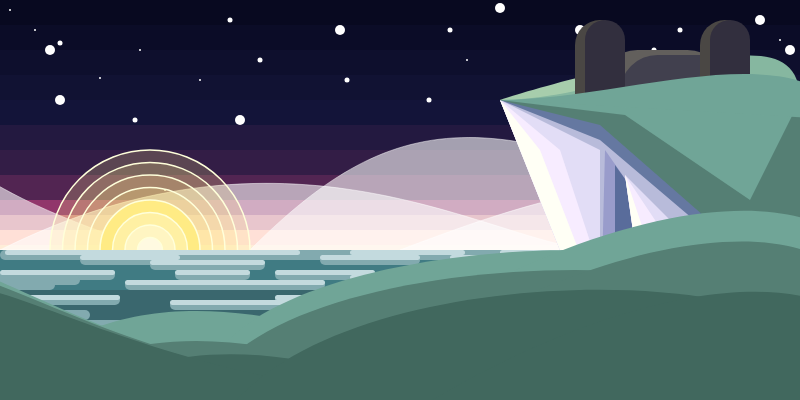
Frame 1 (no input)
Frame 60 (no input): identical to frame 1, image omitted
Frame 120 (the mouse pressed at the canvas centre since frame 60): identical to frame 1, image omitted

The p5.js sketch that drew this single still picture (run headless with seeded random() and noise() and a simulated clock; from frame 60 on, the mouse is pressed at the canvas centre):

// p5.js sketch
// ── sketch.js
function setup() {
    createCanvas(800, 400);
  }
  
  function draw() {
    background(0);
    sky();
    stars();
    clouds();
    sun();
    castle();
    middle();
    forground()
  }
  function clouds(){
    fill(255,150)
    strokeWeight(.5)
    bezier(-100,100,0,250,300,250,0,250)
    bezier(0,250,300,100,500,250,600,250)
    bezier(250,250,400,100,500,100,800,250)
    bezier(400,250,800,100,800,100,9000,250)
  }
  function stars(){
    stroke(255)
    strokeWeight(10)
    point(50,50)
    point(60, 100)
    point(790,50)
    point(340,30)
    point(240,120)
    point(500,8)
    point(760,20)
    point(580,30)
    strokeWeight(5)
    point(60,43)
    point(230,20)
    point(654,50)
    point(450,30)
    point(429,100)
    point(135,120)
    point(347,80)
    point(260,60)
    point(680,30)
    strokeWeight(2)
    point(100,78)
    point(140,50)
    point(467,60)
    point(200,80)
    point(10,10)
    point(165,190)
    point(35,30)
    point(780,40)
    point(680,30)
    
    
  }
  function forground(){
    fill(112,165,151)
    bezier(0,400,150,200,500,400,500,400)
    bezier(-30,400,-130,100,10,400,500,400)
    bezier(200,400,200,200,1000,200,800,400)
    bezier(300,400,700,100,1000,200,800,400)
    fill(85,127,116)
    bezier(0,430,150,230,500,430,500,430)
    bezier(-30,430,-130,100,10,400,500,400)
    bezier(200,420,200,220,1000,220,800,420)
    bezier(300,430,700,130,1000,230,800,440)
    fill(65,104,94)
    bezier(0,480,150,230,500,430,500,430)
    bezier(-30,480,-130,100,10,400,500,400)
    bezier(200,490,200,220,1000,250,800,420)
    bezier(300,490,700,180,1000,290,800,440)
  }
  function sun(){
    stroke(255,255,218)
    strokeWeight(1.5)
    fill(255,235,132,50)
    circle(150,250,200)
    fill(255,235,132,50)
    circle(150,250,175)
    fill(255,235,132,50)
    circle(150,250,150)
    fill(255,235,132,50)
    circle(150,250,125)
    //sun
    fill(255,235,132)
    circle(150,250,100)
    //
    fill(255,240,163)
    circle(150,250,75)
    //
    fill(255,245,194)
    circle(150,250,50)
    //
    fill(255,250,225)
    circle(150,250,25)
  }
  function castle(){
    noStroke();
    //forest
    fill(167,205,172)
    bezier(500,100,500,100,800,0,800,100)
    fill(134,183,160)
    bezier(500,100,625,100,800,0,800,100)
    //temple
    fill(98,95,92)
    rect(600,50,125,75,300,300,0,0)
    fill(65,64,78)
    rect(620,55,125,75,300,300,0,0)
    fill(74,71,68)
    rect(700,20,50,100,300,300,0,0)
    rect(575,20,50,100,300,300,0,0)
    fill(50,47,62)
    rect(710,20,40,100,300,300,0,0)
    rect(585,20,40,100,300,300,0,0)
    //back
    fill(184,187,218)
    quad(600,350,500,100,800,100,800,800)
    //shadows
    fill(153,156,203)
    quad(600,350,605,150,640,200,700,500)
    quad(700,350,700,150,800,200,800,500)
    fill(49,78,125,155)
    quad(615,350,615,165,640,200,700,500)
    quad(600,140,500,100,800,110,800,310)
    //highlights
    fill(226,221,246)
    quad(600,350,500,100,600,150,600,500)
    quad(650,350,625,175,700,250,700,500)
    fill(247,236,255)
    quad(600,350,500,100,560,150,675,500)
    quad(650,350,625,175,675,250,600,500)
    fill(255,255,245)
    quad(600,350,500,100,540,150,675,500)
    quad(650,350,625,175,650,250,600,500)
    //grass
    fill(85,127,116)
    quad(600,125,500,100,800,100,800,300)
    fill(112,165,151)
    quad(625,115,500,100,800,100,750,200)
    bezier(500,100,625,100,800,30,850,120)
   
  }
  function sky(){
    noStroke();
    //#080920
    fill(8,9,32)
    rect(0,0,800,25)
    //0B0C27
    fill(11,12,39)
    rect(0,25,800,25)
    //0E0F2D
    fill(14,15,45)
    rect(0,50,800,25)
    //111233
    fill(17,18,51)
    rect(0,75,800,25)
    //131439
    fill(19,20,57)
    rect(0,100,800,25)
    
    //231940
    fill(35,25,64)
    rect(0,125,800,25)
    //331D46
    fill(51,29,70)
    rect(0,150,800,25)
    //522552
    fill(82,37,82)
    rect(0,175,800,25)
    
    //91366B
    fill(145,54,107)
    rect(0,200,800,15)
    //C87585
    fill(200,117,133)
    rect(0,215,800,15)
    //FFB49E
    fill(255,180,158)
    rect(0,230,800,15)
    //FFD4A2
    fill(255,212,162)
    rect(0,245,800,5)
  }
  function middle(){
     noStroke();
    fill(64,123,131)
    rect(0,250, 800)
    fill(13,24,32)
    rect(0,390, 800,10)
    fill(19,34,42)
    rect(0,380, 800,10)
    fill(25,44,52)
    rect(0,360, 800,20)
    fill(36,64,71)
    rect(0,330, 800,30)
    fill(58,103,110)
    rect(0,290, 800,40)
    
    //water shine
    fill(130,170,175)
    rect(5,250, 100,10,20,20,20,20)
    rect(80,255, 100,10,20,20,20,20)
    rect(500,250, 250,10,20,20,20,20)
    rect(450,255, 250,10,20,20,20,20)
    rect(200,250, 100,10,20,20,20,20)
    rect(320,255, 100,10,20,20,20,20)
    rect(350,250, 115,10,20,20,20,20)
    rect(150,260, 115,10,20,20,20,20)
    rect(0,270, 115,10,20,20,20,20)
    rect(400,270, 300,10,20,20,20,20)
    rect(175,270, 75,10,20,20,20,20)
    rect(350,275, 75,10,20,20,20,20)
    rect(275,270, 100,10,20,20,20,20)
    rect(125,280, 200,10,20,20,20,20)
    rect(275,295, 100,10,20,20,20,20)
    rect(20,295, 100,10,20,20,20,20)
    rect(170,300, 125,10,20,20,20,20)
    rect(470,290, 75,10,20,20,20,20)
    rect(360,290, 75,10,20,20,20,20)
    rect(-10,310, 100,10,20,20,20,20)
    rect(450,300, 125,10,20,20,20,20)
    rect(250,320, 125,10,20,20,20,20)
    rect(80,320, 75,10,20,20,20,20)
    rect(150,350, 75,10,20,20,20,20)
    rect(450,325, 150,10,20,20,20,20)
    rect(350,350, 150,10,20,20,20,20)
    rect(260,320, 125,10,20,20,20,20)
    rect(-20,275, 100,10,20,20,20,20)
    rect(-20,280, 75,10,20,20,20,20)
    rect(450,400, 150,10,20,20,20,20)
    rect(400,310, 150,10,20,20,20,20)
    rect(0,250, 800,10,20,20,20,20)
    fill(195,218,222)
    rect(5,250, 100,5,20,20,20,20)
    rect(80,255, 100,5,20,20,20,20)
    rect(500,250, 250,5,20,20,20,20)
    rect(450,255, 250,5,20,20,20,20)
    rect(200,250, 100,5,20,20,20,20)
    rect(320,255, 100,5,20,20,20,20)
    rect(350,250, 115,5,20,20,20,20)
    rect(150,260, 115,5,20,20,20,20)
    rect(10,250, 200,5,20,20,20,20)
    rect(0,270, 115,5,20,20,20,20)
    rect(400,270, 300,5,20,20,20,20)
    rect(175,270, 75,5,20,20,20,20)
    rect(350,275, 75,5,20,20,20,20)
    rect(275,270, 100,5,20,20,20,20)
    rect(125,280, 200,5,20,20,20,20)
    rect(275,295, 100,5,20,20,20,20)
    rect(20,295, 100,5,20,20,20,20)
    rect(170,300, 125,5,20,20,20,20)
    rect(470,290, 75,5,20,20,20,20)
    
  }
